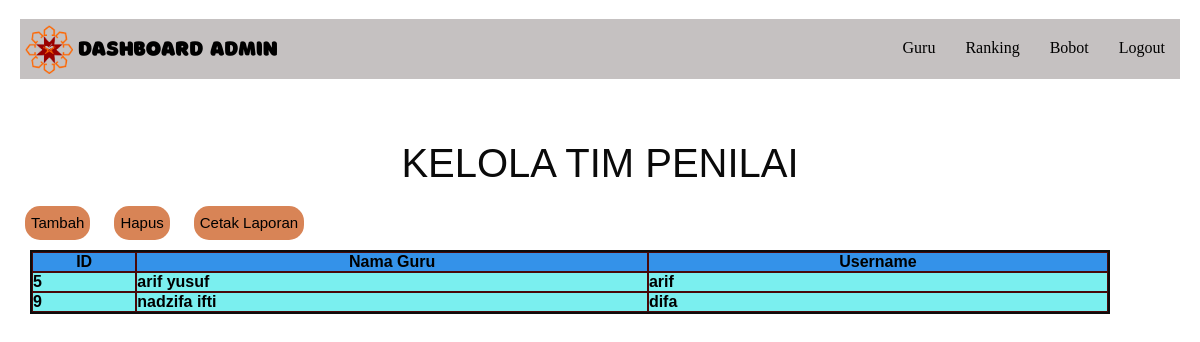
The page /admin/dashboard_admin.php (signed in) on the database its author committed.
### tables this page shows
CREATE TABLE `users` (
  `id` int(11) NOT NULL,
  `username` varchar(50) NOT NULL,
  `password` varchar(64) NOT NULL,
  `nama_lengkap` varchar(100) DEFAULT NULL,
  `role` enum('admin','penilai') NOT NULL
);

### admin/dashboard_admin.php (the view, shortened to what this page needs)
<?php
require '../db.php';
$penilai = $pdo->query("SELECT * FROM users WHERE role = 'penilai'")->fetchAll();?>
<!DOCTYPE html>
<html><head>
   <link rel="stylesheet" href="style.css">
     </head>
<body id="i2olgp-2"> <div id="irz7b-2-3" class="gjs-grid-row">
    <div id="iycz3-2-3" class="gjs-grid-column"> <div id="ifgdtb-3" class="navbar">
        <div data-gjs="navbar" id="ia7v9u-3" class="navbar-container"><a href="dashboard_admin.php" id="ijzg5o-3"
            class="navbar-brand"><img src="logoicon.png" id="itw6sf-3"/><img src="dashboard.png" id="i77pqk-3"/></a>
          <div data-gjs="navbar-items" id="ip6x0j-3" class="navbar-items-c">
            <nav id="ie1pcd-3" class="navbar-menu"><a id="ilv4ie-4" href="guru/admin_kelolaguru.php"
                class="navbar-menu-link">Guru
              </a><a id="iozwuz-3" href="saw/dashboard_hasilsaw.php" class="navbar-menu-link">Ranking
              </a><a id="ilv4ie-3-2" href="bobot/admin_kriteria.php" class="navbar-menu-link">Bobot
              </a><a id="ilv4ie-3-2-2" href="../logout.php" class="navbar-menu-link">Logout</a></nav>
          </div></div></div></div></div>
  <div id="i2g9q2-2-3" class="gjs-grid-row">
    <div id="ih77if-2-2" class="gjs-grid-column">
    <div id="idxip7-2-2">
      <div>KELOLA TIM PENILAI</div>
    </div><button type="button" onclick="tambahpenilai()" id="i5c915-2-2">Tambah</button>
    <button type="button" onclick="hapuspenilai()" id="i5c915-2-2">Hapus</button>
    <button type="button" id="i5c915-2-2"><a href="cetak_penilai.php" style="color: black; text-decoration: none;">Cetak Laporan</a></button>
    <table id="ib8d2t-2-2" cellspacing="0" cellpadding="NaN">
      <tbody id="ihtgpj-2-2">
        <tr ><th >ID</th><th>Nama Guru</th><th >Username</th></tr>
        <?php foreach ($penilai as $p):?>
        <tr><td ><?= $p["id"] ?> </td>
        <td ><?= $p["nama_lengkap"] ?></td>
        <td><?= $p["username"] ?></td></tr><?php endforeach ?>
</tbody></table></div></div></body></html>

### admin/style.css (style rules this page uses)
* { box-sizing: border-box; }
body { margin: 0; }
:root { --gjs-t-color-primary: #cf549e; --gjs-t-color-secondary: #b9227d; --gjs-t-color-accent: #ffb347; --gjs-t-color-success: #28a745; --gjs-t-color-warning: #ffc107; --gjs-t-color-error: #dc3545; }
.gjs-grid-column { flex: 1 1 0%; padding: 5px 0; }
.gjs-grid-row { display: flex; justify-content: flex-start; align-items: stretch; flex-direction: row; min-height: auto; padding: 10px 0; }
.navbar { background-color: #222; color: #ddd; min-height: 50px; width: 100%; }
.navbar-container { max-width: 950px; margin: 0 auto; width: 100%; flex: 0 0 auto; align-self: center; display: inline; flex-direction: row; padding-top: 0px; padding-right: 0px; padding-bottom: 0px; padding-left: 0px; margin-top: 0px; margin-right: 32.2px; margin-bottom: 0px; margin-left: 0px; }
.navbar-items-c { display: inline-block; float: right; }
.navbar-container::after { content: ""; clear: both; display: block; }
.navbar-brand { vertical-align: top; display: inline-block; padding: 5px; min-height: 50px; min-width: 50px; color: inherit; text-decoration: none; }
.navbar-menu { padding: 10px 0; display: block; float: right; margin: 0; }
.navbar-menu-link { margin: 0; color: inherit; text-decoration: none; display: inline-block; padding: 10px 15px; }
table, th, td { border: 1px solid white; border-color: rgb(72, 9, 9); }
th { background-color: #3492e9; }
td { background-color: #7aefef; }
#itw6sf-3 { width: 48px; height: 49px; }
#i77pqk-3 { margin-top: 5px; margin-right: 5px; margin-bottom: 5px; margin-left: 5px; }
#ilv4ie-4 { color: rgba(0, 0, 0, 1); }
#iozwuz-3 { color: rgba(0, 0, 0, 1); cursor: pointer; }
#ilv4ie-3-2 { color: rgba(0, 0, 0, 1); }
#ifgdtb-3 { padding-top: 0px; padding-right: 0px; padding-bottom: 0px; padding-left: 0px; margin-top: 0px; margin-right: 0px; margin-bottom: 0px; margin-left: 0px; width: 100%; height: 60px; background-image: linear-gradient(#c5c1c1 1%, #c5c1c1 100%); background-position: 0px 0px; background-size: 100% 100%; background-repeat: repeat; background-attachment: scroll; background-origin: padding-box; }
#iycz3-2-3 { align-items: center; flex-direction: column; gap: 10px; margin-top: 0px; margin-right: 0px; margin-bottom: 17px; margin-left: 0px; }
#irz7b-2-3 { justify-content: center; padding-top: 14px; padding-bottom: 15px; padding-left: 20px; padding-right: 20px; }
#idxip7-2-2 { padding: 10px; font-weight: 500; font-family: Impact, Charcoal, sans-serif; color: rgba(10, 10, 10, 1); font-size: 40px; text-align: center; }
#i5c915-2-2 { margin-top: 10px; margin-right: 10px; margin-bottom: 10px; margin-left: 10px; background-color: #d88456; border-top-left-radius: 15px; border-top-right-radius: 15px; border-bottom-right-radius: 15px; border-bottom-left-radius: 15px; font-family: Comic Sans MS, cursive, sans-serif; font-weight: 500; font-size: 15px; border-top-style: none; border-right-style: none; border-bottom-style: none; border-left-style: none; line-height: 32px; position: relative; left: 15px; cursor: grab; }
#ib8d2t-2-2 { width: 90%; background-image: unset; background-position: unset; background-size: unset; background-repeat: unset; background-attachment: unset; background-origin: unset; background-color: rgba(245, 235, 235, 1); border-top-color: rgba(13, 12, 12, 1); border-right-color: rgba(13, 12, 12, 1); border-bottom-color: rgba(13, 12, 12, 1); border-left-color: rgba(13, 12, 12, 1); font-family: Arial Black, Gadget, sans-serif; font-weight: 600; border-top-width: 2px; border-right-width: 2px; border-bottom-width: 2px; border-left-width: 2px; border-top-style: solid; border-right-style: solid; border-bottom-style: solid; border-left-style: solid; margin-left: 30px; }
#ilv4ie-3-2-2 { color: rgba(0, 0, 0, 1); cursor: help; }

### rows shown on the page
users: id "5", nama_lengkap "arif yusuf", username "arif"
users: id "9", nama_lengkap "nadzifa ifti", username "difa"
